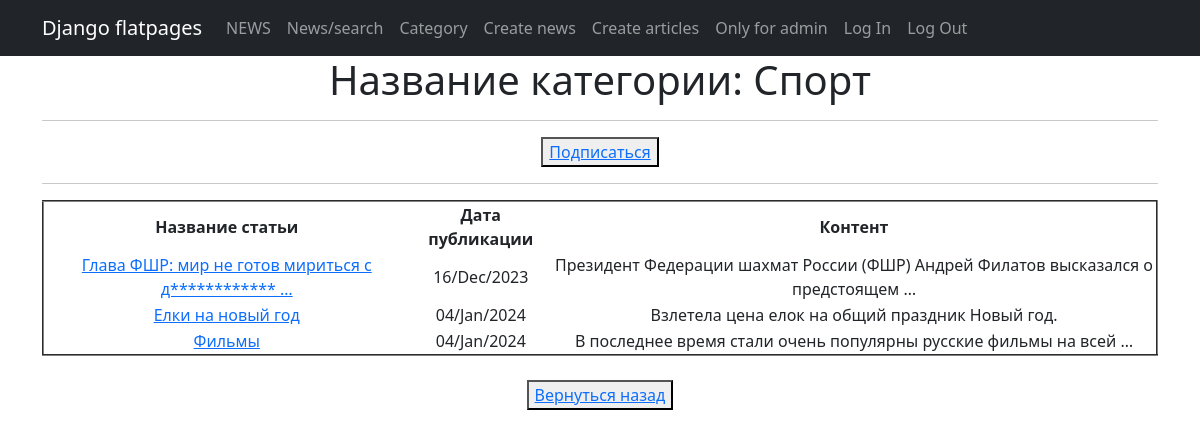
The app's page /news/category/1/ (signed in), older data.
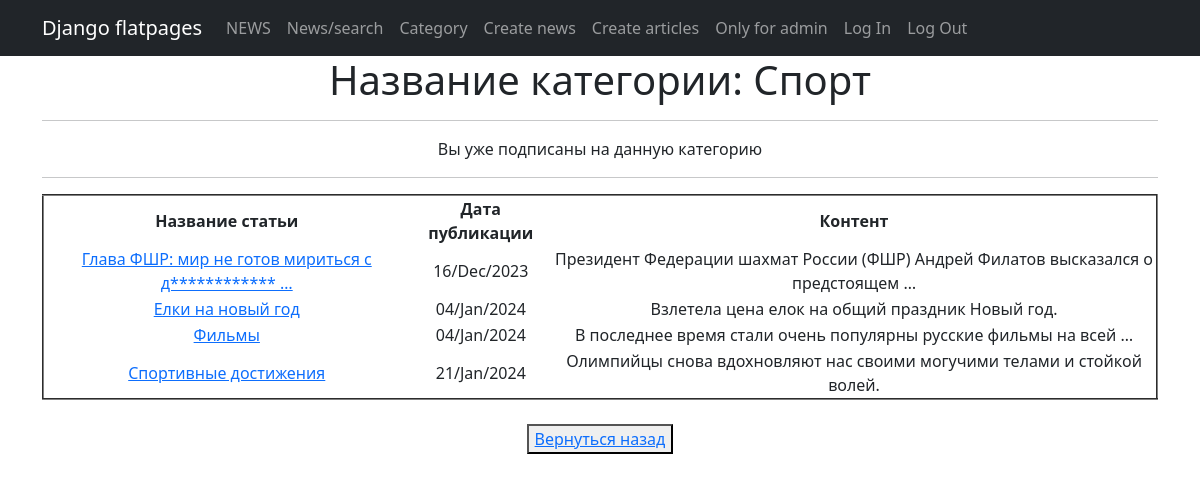
The same page, newer data.
### news/models.py (models this page shows, shortened)
class Post(models.Model):
    author = models.ForeignKey(Author, on_delete=models.CASCADE, verbose_name='Автор')
    position = models.CharField(max_length=2,
                                choices=POSITIONS,
                                default=news)
    time_create = models.DateTimeField(auto_now_add=True)
    category = models.ManyToManyField(Category, through='PostCategory', verbose_name='Категория')
    title = models.CharField(max_length=255, verbose_name='Заголовок')
    text = models.TextField(verbose_name='Контент')
    rating = models.IntegerField(default=0)
    def get_absolute_url(self):
        return reverse(
            'news:post_detail',
            args=[self.id]
            )

### news/views.py (the view)
# urls.py: path('category/<int:pk>/', CategoryDetail.as_view(), name='category_detail'),
class CategoryDetail(DetailView):
    model = Category
    template_name = 'category.html'
    context_object_name = 'category'
    pk_url_kwarg = 'pk'
    def get_context_data(self, **kwargs: Any) -> dict[str, Any]:
        context = super().get_context_data(**kwargs)
        category = Category.objects.get(pk=self.kwargs['pk'])
        context['is_not_subscribe'] = not self.request.user.category_set.filter(id=category.pk).exists()
        return context

### news/models.py (called while the page is built)
    def get_post(self):
        return self.post_set.all()

### news/templatetags/custom_filter.py (called while the page is built)
@register.filter()
def censor(text):
    if isinstance(text, str):
        text1 = []
        for string in text.split():
            for string_not in STRING_NOT:
                if string.lower().startswith(string_not[:-4]):
                    if string[-1] in ZNAKI:
                        string = string[0] + '*' * len(string[1:-1]) + string[-1]
                    else:
                        string = string[0] + '*' * len(string[1:-1])
            text1.append(string)
    else:
        raise TypeError
    return " ".join(text1)

### templates/category.html (shortened to what this page needs)
{% extends 'flatpages/default.html' %}
{% load custom_filter %}
{% block content %}
<h1>Название категории: {{ category.name }}</h1>
<hr>
{% if is_not_subscribe %}
<button><a href="subscribe/">Подписаться</a></button>
{% else %}
<p>Вы уже подписаны на данную категорию</p>
{% endif %}
<hr>
{% if category.get_post %}
<table border="2" align="center">
    <tr>
        <th>Название статьи</th>
        <th>Дата публикации</th>
        <th colspan="4">Контент</th>
    </tr>
    {% for post in category.get_post %}
    <tr>
        <td><a href="{{ post.get_absolute_url }}">{{ post.title|truncatewords:8|censor }}</a></td>
        <td>{{ post.time_create|date:'d/M/Y' }}</td>
        <td>{{ post.text|truncatewords:10|censor }}</td>
    </tr>
    {% endfor %}
</table>
{% else %}
<h2>В этой категории нет статей</h2>
{% endif %}
<br>
<button><a href="{% url 'news:category_list' %}">Вернуться назад</a></button>
{% endblock content %}

Row changes from the older to the newer data that the page shows:
added Post: title|censor "Спортивные достижения", time_create "21/Jan/2024", text|censor "Олимпийцы снова вдохновляют нас своими могучими телами и стойкой волей."
Text that changed along with them:
text no longer shown: "Подписаться"
text now shown: "Вы уже подписаны на данную категорию"
